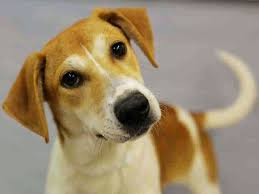
#> input picture Lab2/assets/dog.jpg, 259 x 194 px
$ python EqualHisto_Demo.py
#> lines starting #> are read from the running program, lines starting #| are printed output that depends on the picture
from __future__ import print_function
import cv2 as cv
import argparse
parser = argparse.ArgumentParser(description='Code for Histogram Equalization tutorial.')
parser.add_argument('--input', help='Path to input image.', default='dog.jpg')
args = parser.parse_args()
src = cv.imread(cv.samples.findFile(args.input))
#> src is the input picture: shape (194, 259, 3); mean B, G, R 112.7, 139.9, 156.5
if src is None:
    print('Could not open or find the image:', args.input)
    exit(0)
src = cv.cvtColor(src, cv.COLOR_BGR2GRAY)
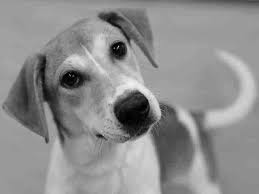
#> src: shape (194, 259); min 0, max 240, mean 141.7
dst = cv.equalizeHist(src)
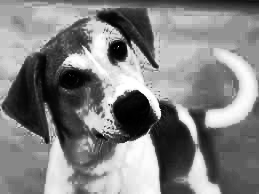
#> dst: shape (194, 259); min 0, max 255, mean 129.4
cv.imshow('Source image', src)
cv.imshow('Equalized Image', dst)
cv.waitKey()

$ run again, with Lab2/assets/ImageA.jpg copied over Lab2/assets/dog.jpg
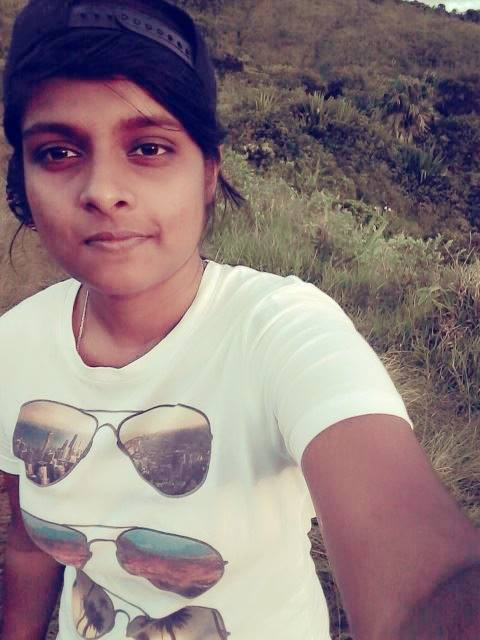
#> input picture Lab2/assets/ImageA.jpg, 480 x 640 px
#> src is the input picture: shape (640, 480, 3); mean B, G, R 124.8, 122.2, 140.2
#> `src = cv.cvtColor(src, cv.COLOR_BGR2GRAY)`:
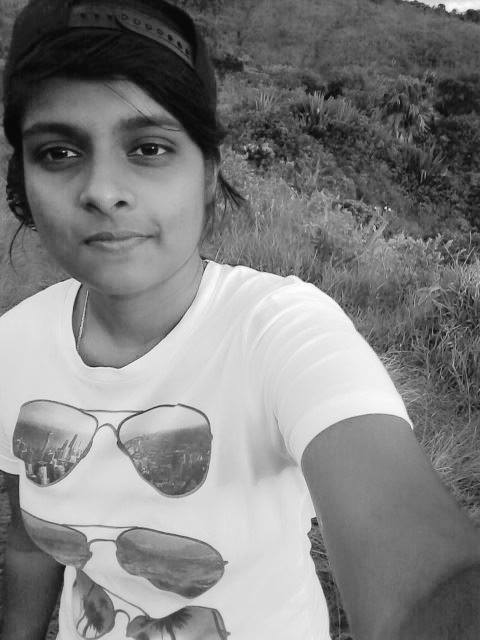
#> src: shape (640, 480); min 5, max 254, mean 127.9
#> `dst = cv.equalizeHist(src)`:
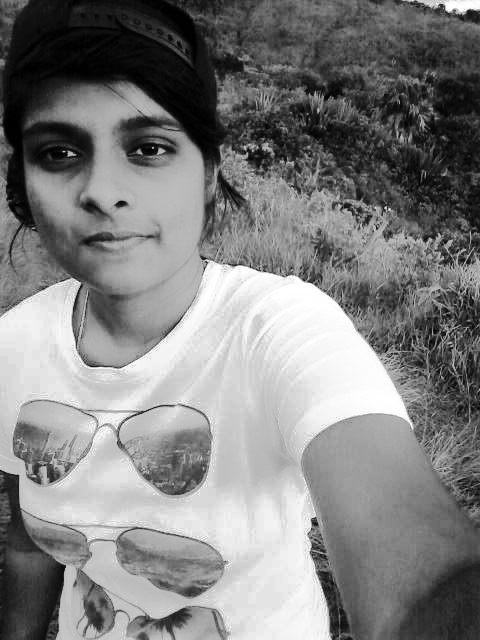
#> dst: shape (640, 480); min 0, max 255, mean 128.3

$ run again, with Lab2/assets/ImageB.jpg copied over Lab2/assets/dog.jpg
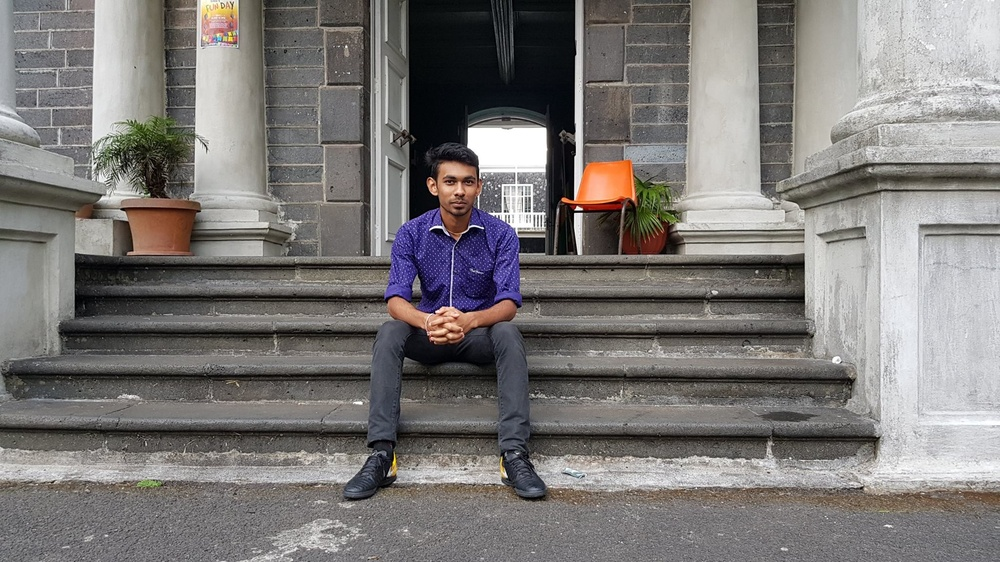
#> input picture Lab2/assets/ImageB.jpg, 1000 x 562 px, shrunk from 2048 x 1152 before the run
#> src is the input picture: shape (562, 1000, 3); mean B, G, R 118.9, 120.6, 123.9
#> `src = cv.cvtColor(src, cv.COLOR_BGR2GRAY)`:
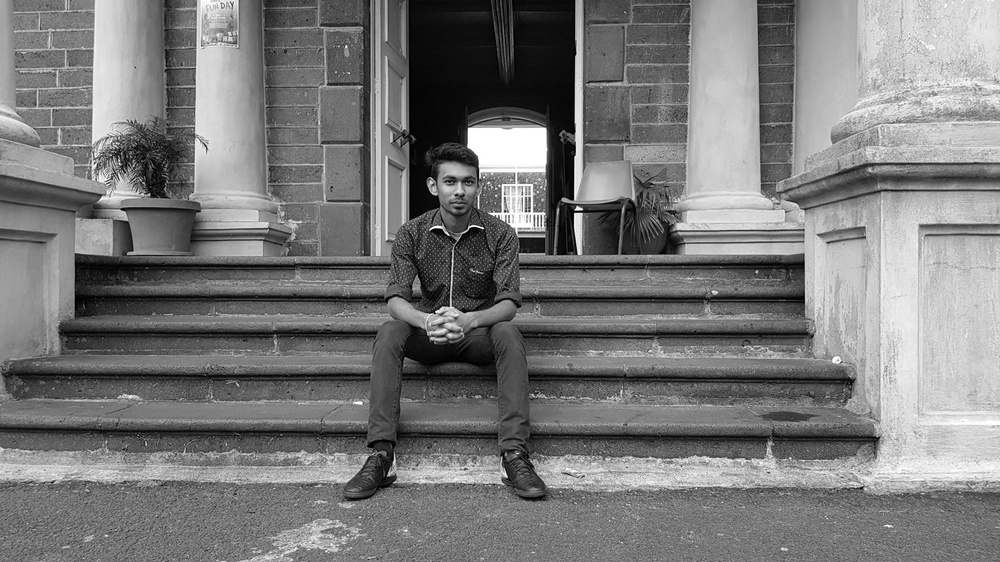
#> src: shape (562, 1000); min 0, max 255, mean 121.4
#> `dst = cv.equalizeHist(src)`:
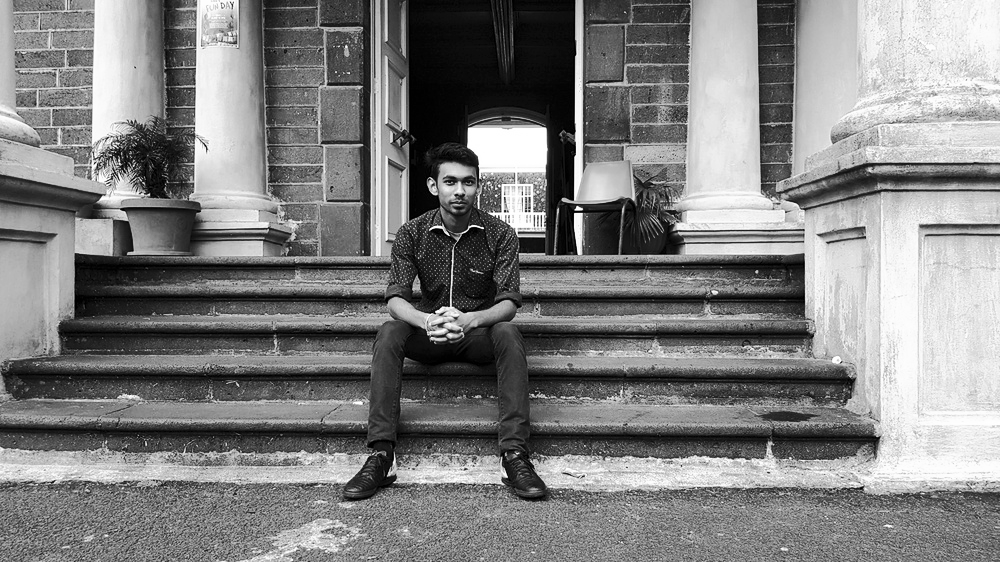
#> dst: shape (562, 1000); min 0, max 255, mean 128.1

$ run again, with Lab2/assets/ImageC.jpg copied over Lab2/assets/dog.jpg
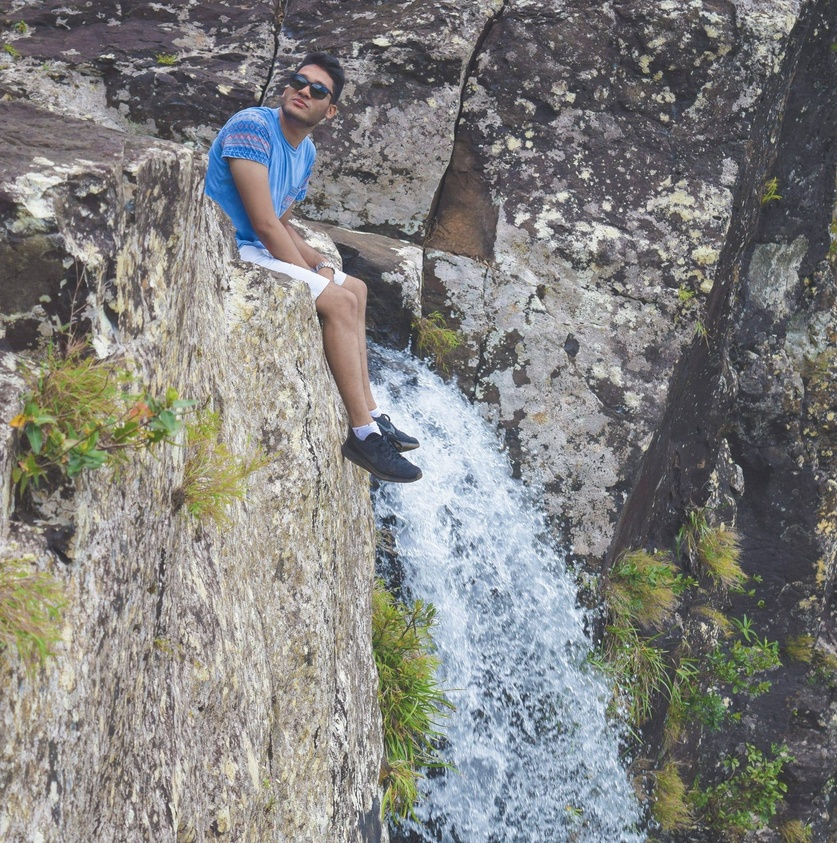
#> input picture Lab2/assets/ImageC.jpg, 837 x 843 px, shrunk from 2003 x 2015 before the run
#> src is the input picture: shape (843, 837, 3); mean B, G, R 127.7, 129.8, 130.1
#> `src = cv.cvtColor(src, cv.COLOR_BGR2GRAY)`:
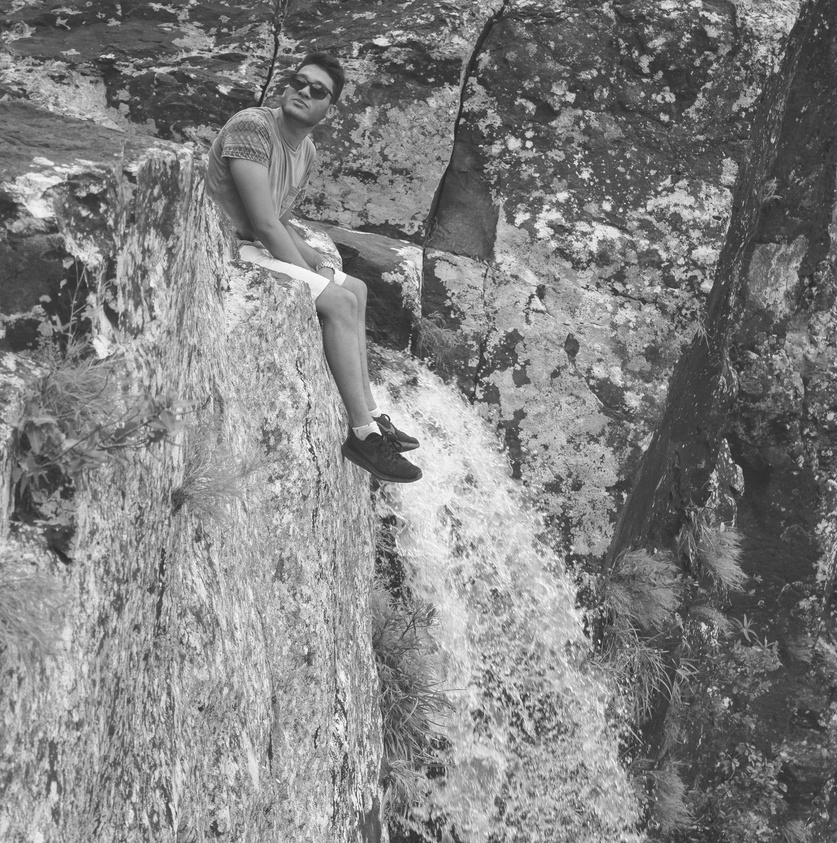
#> src: shape (843, 837); min 31, max 255, mean 129.6
#> `dst = cv.equalizeHist(src)`:
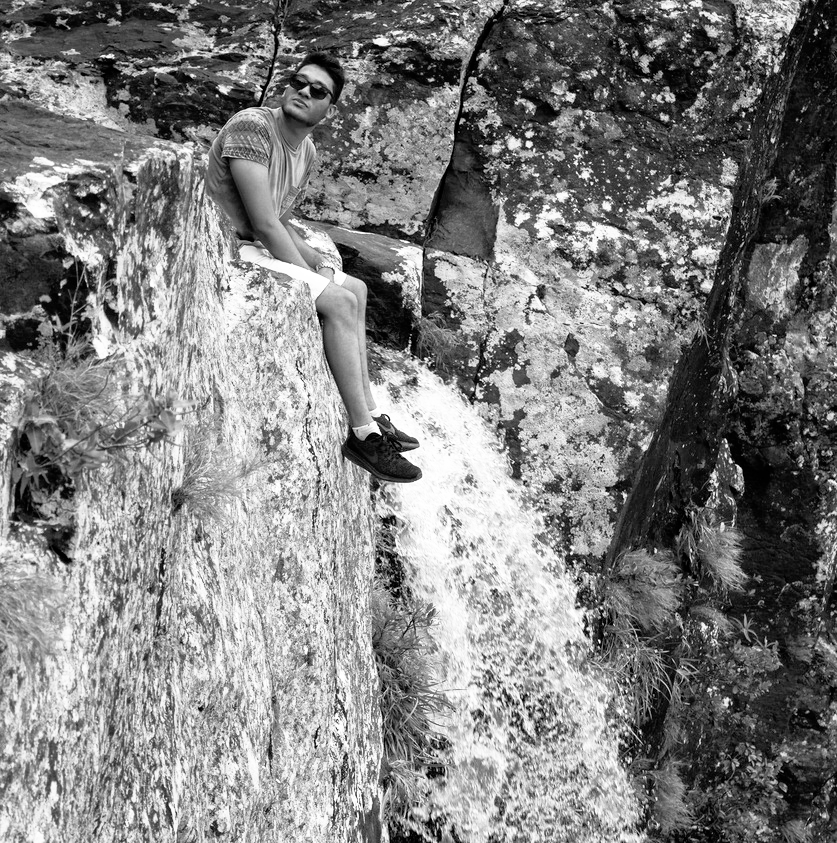
#> dst: shape (843, 837); min 0, max 255, mean 128.3
